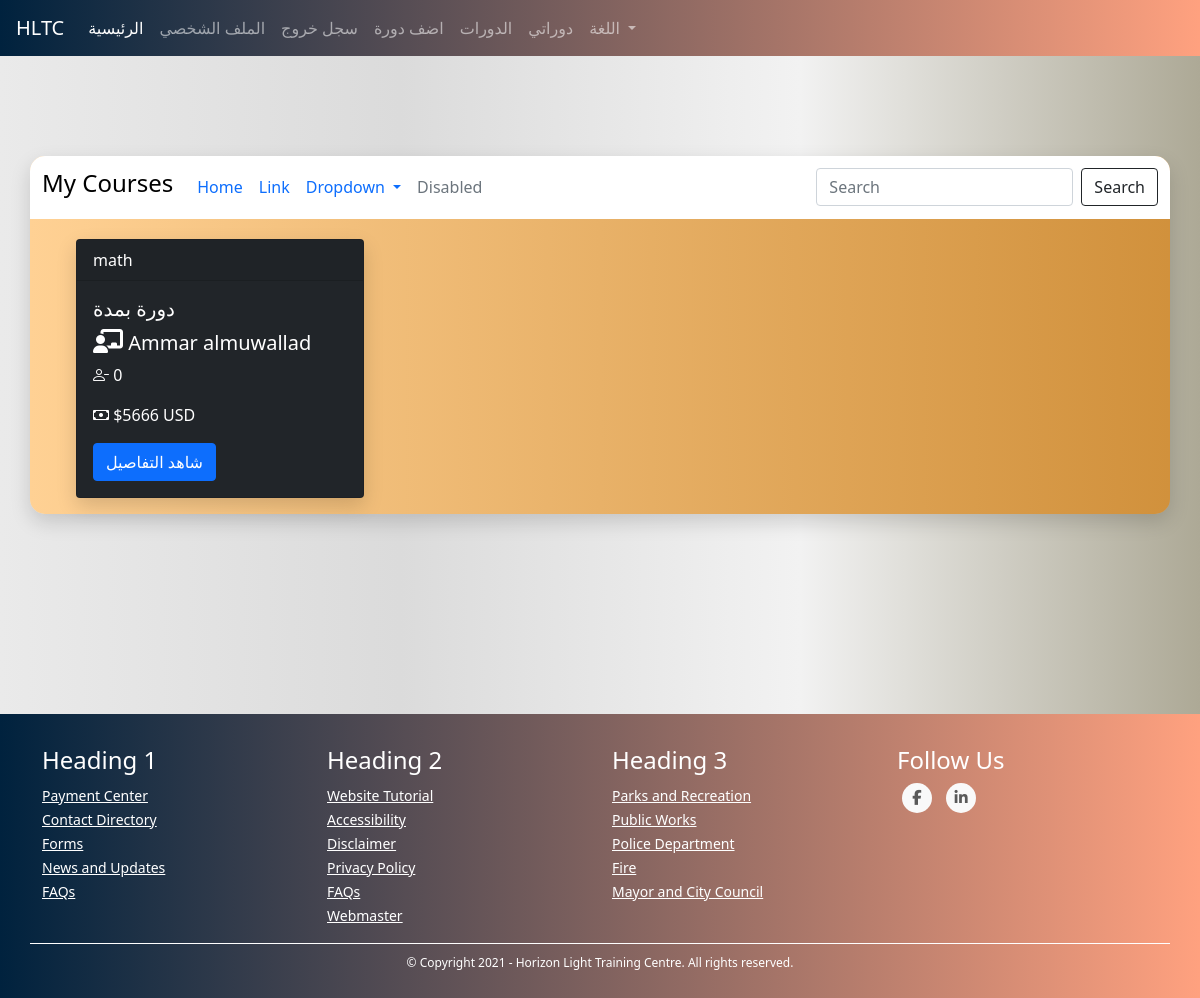
Page /tutors/my-courses (signed in) on the earlier database version.
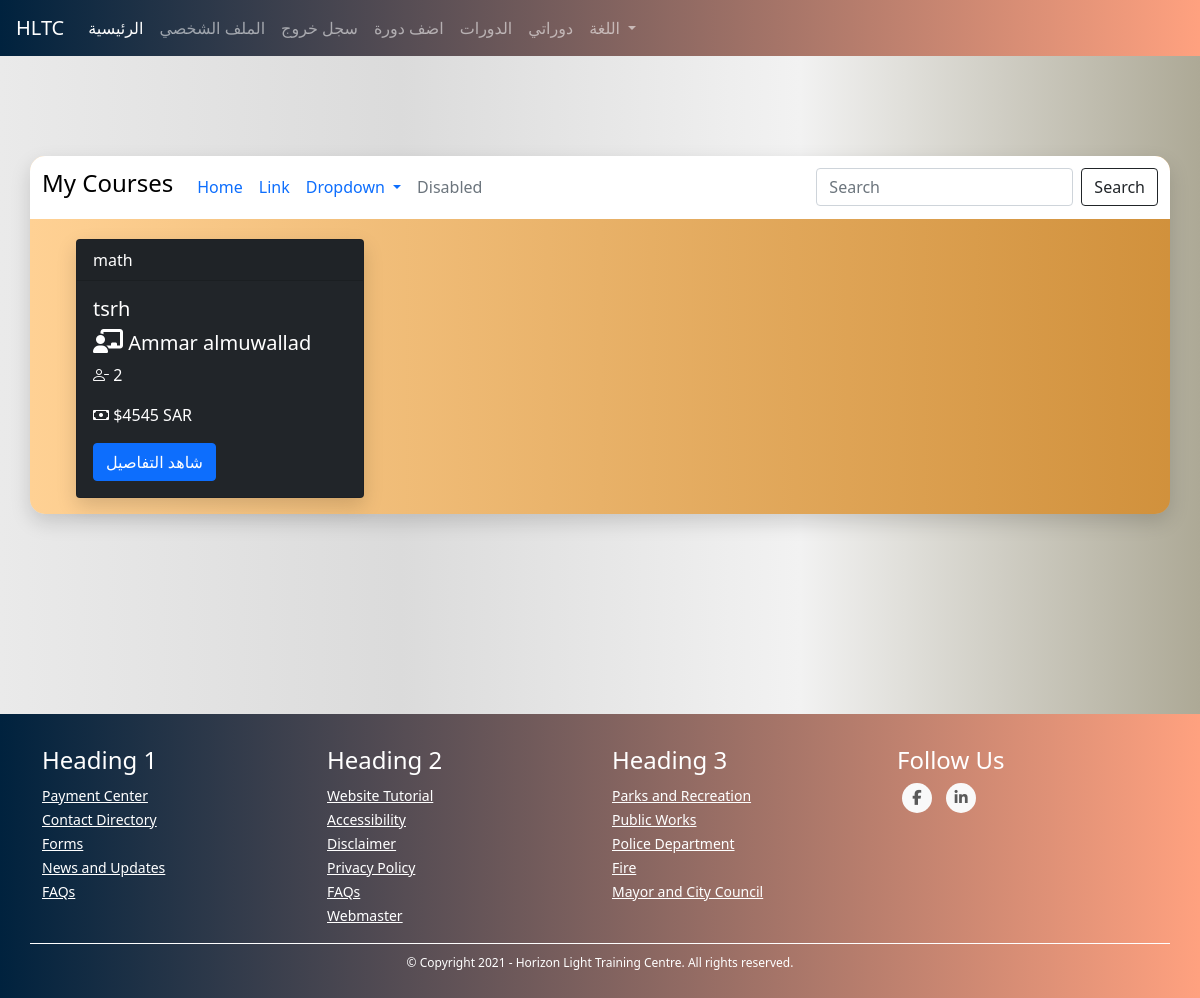
Same page on the later database version.
### TUTOR/models.py (models this page shows, shortened)
class CourseModel(db.Model):
    id = db.Column(db.Integer, primary_key=True)
    name = db.Column(db.String(130), nullable=False)
    description = db.Column(db.String(1000), nullable=False)
    subject = db.Column(db.String(), nullable=False)
    price = db.Column(db.Integer, nullable=False)
    min_students = db.Column(db.Integer, nullable=False)
    max_students = db.Column(db.Integer, nullable=False)
    currency = db.Column(db.String(3), nullable=False)
    began = db.Column(db.Boolean, nullable=False, default=False)
    ended = db.Column(db.Boolean, nullable=False, default=False)
    course_type = db.Column(db.Integer, nullable=False) # 1 for start when min number # 2 for start with min and date
    _period = db.Column(db.Integer, nullable=True) # days
    _start_date = db.Column(db.DateTime, nullable=True)
    _end_date = db.Column(db.DateTime, nullable=True)
    links = db.Column(db.String(), nullable=False) # {"zoom": "link", ....}
    weekly_time_table_json  = db.Column(db.String(1000), nullable=False) # {"saturday": {"from": ..., "to": ...}, ...}
    _state = db.Column(db.String(), nullable=False, default=json.dumps({"state_code": 1, "state_string": "لم تبدأ بعد", "allowed_actions": ["join", "view", "start", "cancel"]})) # {"state_code": 2, "state_string": "قائم", "allowed_actions": ["view", "end"]} {"state_code": 3, "state_string": "انتهى", "allowed_actions": ["delete"]} {"state_code": 4, "state_string": "ملغي", "allowed_actions": ["delete"]}
    number_of_students_paid = db.Column(db.Integer, nullable=False, default=0)
    have_sent_first_payment_emails = db.Column(db.Boolean, nullable=False, default=False)
    created_by_admin = db.Column(db.Boolean, nullable=False)
    creation_date = db.Column(db.DateTime, nullable=False, default=datetime.utcnow)
    payment_model = db.relationship('PaymentModel', backref='course', uselist=False)
    tutor_data_model_id = db.Column(db.Integer, db.ForeignKey('tutor_data_model.id'),
        nullable=False)
    @property
    def number_of_participants(self):
        return len(self.students)
    @property
    def empty_seats(self):
        return self.max_students - self.number_of_participants
    def start(self):
        self.began = True
        self._state = json.dumps({"state_code": 2, "state_string": "قائم", "allowed_actions": ["view", "end"]})
        if self.course_type == 1:
            now = datetime.date(datetime.utcnow())
            self._start_date = now
            self._end_date = now + timedelta(days=self.period)
        db.session.commit()
        for sdm in self.students: # the paymetn is when a student joins not when the course begins bcz the course wont begin if students didn't pay
            send_student_course_start_email(sdm.user, self)
        send_tutor_course_start_email(self.tutor.user, self)
        return True
    def end(self):
        self.ended = True
        self._state = json.dumps({"state_code": 3, "state_string": "انتهى", "allowed_actions": ["delete"]})
        db.session.commit()
        for sdm in self.students:
            send_student_course_ended_email(sdm.user, self)
        send_tutor_course_ended_email(self.tutor.user, self)
        return True
    def cancel(self):
        self._state = json.dumps({"state_code": 4, "state_string": "ملغي", "allowed_actions": ["delete"]})
        db.session.commit()
        for sdm in self.students:
            send_student_course_canceled_email(sdm.user, self)
        send_tutor_course_canceled_email(self.tutor.user, self)

class UserModel(db.Model, UserMixin):
    id = db.Column(db.Integer, primary_key=True)
    first_name = db.Column(db.String(128), nullable=False)
    last_name = db.Column(db.String(128), nullable=False)
    username = db.Column(db.String(20), unique=True, nullable=False)
    email = db.Column(db.String(256), unique=True, nullable=False)
    password = db.Column(db.String(255), nullable=False)
    user_type = db.Column(db.String(30), nullable=False)
    _gender = db.Column(db.Boolean, nullable=False, default=True)
    email_confirmation_code = db.Column(db.String(5), nullable=True)
    is_confirmed = db.Column(db.Boolean, nullable=False, default=False)
    creation_date = db.Column(db.DateTime, nullable=False, default=datetime.utcnow)
    admin_data_model = db.relationship('AdminDataModel', backref='user', uselist=False)
    tutor_data_model = db.relationship('TutorDataModel', backref='user', uselist=False)
    student_data_model = db.relationship('StudentDataModel', backref='user', uselist=False)
    @property
    def full_name(self):
        return self.first_name + " " + self.last_name

### TUTOR/TUTORS/routes.py (the view)
@tutors_blueprint.route("/tutors/my-courses", methods=["GET", "POST"])
@login_required(["tutor"])
def tutor_courses():
    all_courses = CourseModel.query.filter_by(tutor_data_model_id=current_user.tutor_data_model.id).all()
    return render_template("tutors/tutor_courses.html", all_courses=all_courses)

### TUTOR/templates/tutors/tutor_courses.html (shortened to what this page needs)
{% extends "template.html" %}
{% block content %}
    <link rel="stylesheet" href="{{ url_for('static', filename='css/courses.css') }}">
    <div class="container my-cont">
        <div class="row justify-content-center my-row filter-row">
            <nav class="navbar navbar-expand-lg my-courses-nav">
                <a class="navbar-brand"><h4>My Courses</h4></a>
                  <div class="collapse navbar-collapse" id="navbarSupportedContent">
                    <ul class="navbar-nav mr-auto">
                      <li class="nav-item active">
                        <a class="nav-link" href="#">Home <span class="sr-only">(current)</span></a>
                      </li>
                      <li class="nav-item">
                        <a class="nav-link" href="#">Link</a>
                      </li>
                      <li class="nav-item dropdown">
                        <a class="nav-link dropdown-toggle" href="#" id="navbarDropdown" role="button" data-toggle="dropdown" aria-haspopup="true" aria-expanded="false">
                          Dropdown
                        </a>
                      </li>
                      <li class="nav-item">
                        <a class="nav-link disabled" href="#">Disabled</a>
                      </li>
                    </ul>
                    <form class="form-inline my-2 my-lg-0">
                      <input class="form-control mr-sm-2" type="search" placeholder="Search" aria-label="Search">
                      <button class="btn btn-outline-dark my-2 my-sm-0" type="submit">Search</button>
                    </form>
                  </div>
            </nav>
        </div>
        <div class="row my-row">
            {% for course in all_courses %}
                <div class="col-sm-4 my-col content-col">
                    <div class="card text-white bg-dark mb-3 my-card" style="max-width: 18rem;">
                        <div class="card-header">{{ course.subject }}</div>
                            <div class="card-body">
                                <h5 class="card-title">{{ course.name }}</h5>
                                <h5 class="card-title"><i class='fas fa-chalkboard-teacher' style='font-size:24px'></i> {{ course.tutor.user.full_name }}</h5>
                                <p class="card-text"><i class="bi bi-person-dash"></i> {{ course.empty_seats }}</p>
                                  <p class="card-text"><i class="bi bi-cash"></i> ${{ course.price }} {{ course.currency }}</p>
                                  <a href="{{ url_for('courses_blueprint.course', course_id=course.id) }}" class="btn btn-primary">شاهد التفاصيل</a>
                        </div>
                    </div>
                </div>
            {% endfor %}
        </div>
    </div>
{% endblock %}

### TUTOR/templates/template.html (shortened to what this page needs)
<!DOCTYPE html>
<html lang="en">
<head>
    <link rel="stylesheet" href="https://maxcdn.bootstrapcdn.com/bootstrap/4.0.0/css/bootstrap.min.css">
    <link href="https://cdn.jsdelivr.net/npm/bootstrap@5.0.0-beta1/dist/css/bootstrap.min.css" rel="stylesheet">
    <link href="https://maxcdn.bootstrapcdn.com/font-awesome/4.7.0/css/font-awesome.min.css" rel="stylesheet" >
    <link rel="stylesheet" href="{{ url_for('static', filename='css/footer.css') }}">
    <link rel="stylesheet" href="{{ url_for('static', filename='css/snippets/navbar.css') }}">
    <link rel="stylesheet" href="{{ url_for('static', filename='css/global.css') }}">
    <link rel="stylesheet" href="https://cdn.jsdelivr.net/npm/bootstrap-icons@1.3.0/font/bootstrap-icons.css">
</head>
<body>
    {% if current_user.is_authenticated %}
        {% if current_user.user_type == "tutor" %}
            {% include "snippets/tutors/header.html" %}
        {% elif current_user.user_type == "student" %}
            {% include "snippets/students/header.html" %}
        {% elif current_user.user_type in admin_types %}
            {% include "snippets/admins/header.html" %}
        {% endif %}
    {% else %}
        {% include "snippets/header.html" %}
    {% endif %}
    {% block content %}
    {% endblock %}
  {% include "snippets/footer.html" %}
</body>
</html>

### TUTOR/templates/snippets/tutors/header.html (shortened to what this page needs)
<nav class="navbar navbar-expand-lg navbar-dark my-navbar">
    <a class="navbar-brand" href="#">HLTC</a>
    <div class="collapse navbar-collapse" id="navbarNav">
      <ul class="navbar-nav">
        <li class="nav-item active">
          <a class="nav-link" href="{{ url_for('main_blueprint.home') }}">الرئيسية</a>
        </li>
        <li class="nav-item">
          <a class="nav-link" href="{{ url_for('tutors_blueprint.profile') }}">الملف الشخصي</a>
        </li>
        <li class="nav-item">
          <a class="nav-link" href="{{ url_for('users_blueprint.logout') }}">سجل خروج</a>
        </li>
        {% if settings.allow_tutors_to_edit_courses.setting_value %}
          <li class="nav-item">
            <a class="nav-link" href="{{ url_for('tutors_blueprint.add_course') }}">اضف دورة</a>
          </li>
        {% endif %}
         <li class="nav-item">
            <a class="nav-link" href="{{ url_for('courses_blueprint.courses') }}">الدورات</a>
        </li>
        <li class="nav-item">
          <a class="nav-link" href="{{ url_for('tutors_blueprint.tutor_courses') }}">دوراتي</a>
      </li>
        {% include "snippets/language_select_bootstrap.html" %}
      </ul>
    </div>
  </nav>

### TUTOR/templates/snippets/language_select_bootstrap.html (shortened to what this page needs)
<li class="nav-item dropdown">
    <a class="nav-link dropdown-toggle" href="#" id="navbarDropdown" role="button" data-toggle="dropdown" aria-haspopup="true" aria-expanded="false">
      اللغة
    </a>
  </li>

### TUTOR/templates/snippets/footer.html (shortened to what this page needs)
<link rel="stylesheet" href="{{ url_for('static', filename='css/footer.css') }}">
<footer class="mainfooter" role="contentinfo">
    <div class="footer-middle">
    <div class="container">
      <div class="row">
        <div class="col-md-3 col-sm-6">
          <div class="footer-pad">
            <h4>Heading 1</h4>
            <ul class="list-unstyled">
              <li><a href="#">Payment Center</a></li>
              <li><a href="#">Contact Directory</a></li>
              <li><a href="#">Forms</a></li>
              <li><a href="#">News and Updates</a></li>
              <li><a href="#">FAQs</a></li>
            </ul>
          </div>
        </div>
        <div class="col-md-3 col-sm-6">
          <div class="footer-pad">
            <h4>Heading 2</h4>
            <ul class="list-unstyled">
              <li><a href="#">Website Tutorial</a></li>
              <li><a href="#">Accessibility</a></li>
              <li><a href="#">Disclaimer</a></li>
              <li><a href="#">Privacy Policy</a></li>
              <li><a href="#">FAQs</a></li>
              <li><a href="#">Webmaster</a></li>
            </ul>
          </div>
        </div>
        <div class="col-md-3 col-sm-6">
          <div class="footer-pad">
            <h4>Heading 3</h4>
            <ul class="list-unstyled">
              <li><a href="#">Parks and Recreation</a></li>
              <li><a href="#">Public Works</a></li>
              <li><a href="#">Police Department</a></li>
              <li><a href="#">Fire</a></li>
              <li><a href="#">Mayor and City Council</a></li>
            </ul>
          </div>
        </div>
          <div class="col-md-3">
              <h4>Follow Us</h4>
              <ul class="social-network social-circle">
               <li><a href="#" class="icoFacebook" title="Facebook"><i class="fa fa-facebook"></i></a></li>
               <li><a href="#" class="icoLinkedin" title="Linkedin"><i class="fa fa-linkedin"></i></a></li>
              </ul>
          </div>
      </div>
      <div class="row">
          <div class="col-md-12 copy">
              <p class="text-center">&copy; Copyright 2021 - Horizon Light Training Centre.  All rights reserved.</p>
          </div>
      </div>
    </div>
    </div>
  </footer>

Differences in the rows shown:
changed CourseModel "math": name "دورة بمدة" → "tsrh"; empty_seats "0" → "2"; price "5666" → "4545"; currency "USD" → "SAR"
